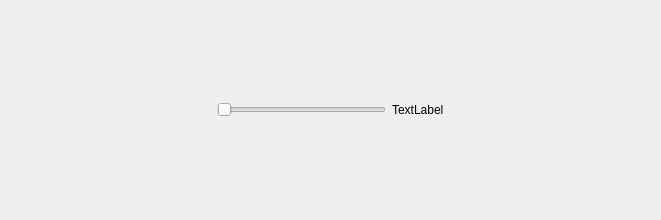
<?xml version="1.0" encoding="UTF-8"?>
<ui version="4.0">
 <class>Dialog</class>
 <widget class="QDialog" name="Dialog">
  <property name="geometry">
   <rect>
    <x>0</x>
    <y>0</y>
    <width>661</width>
    <height>220</height>
   </rect>
  </property>
  <property name="windowTitle">
   <string>Dialog</string>
  </property>
  <layout class="QVBoxLayout" name="verticalLayout">
   <item>
    <layout class="QHBoxLayout" name="horizontalLayout_2">
     <item>
      <widget class="QWidget" name="widget" native="true">
       <property name="minimumSize">
        <size>
         <width>200</width>
         <height>0</height>
        </size>
       </property>
      </widget>
     </item>
     <item>
      <layout class="QHBoxLayout" name="horizontalLayout">
       <item>
        <widget class="QSlider" name="horizontalSlider">
         <property name="orientation">
          <enum>Qt::Horizontal</enum>
         </property>
        </widget>
       </item>
       <item>
        <widget class="QLabel" name="label">
         <property name="text">
          <string>TextLabel</string>
         </property>
        </widget>
       </item>
      </layout>
     </item>
     <item>
      <widget class="QWidget" name="widget_2" native="true">
       <property name="minimumSize">
        <size>
         <width>200</width>
         <height>0</height>
        </size>
       </property>
      </widget>
     </item>
    </layout>
   </item>
  </layout>
 </widget>
 <resources/>
 <connections/>
</ui>
